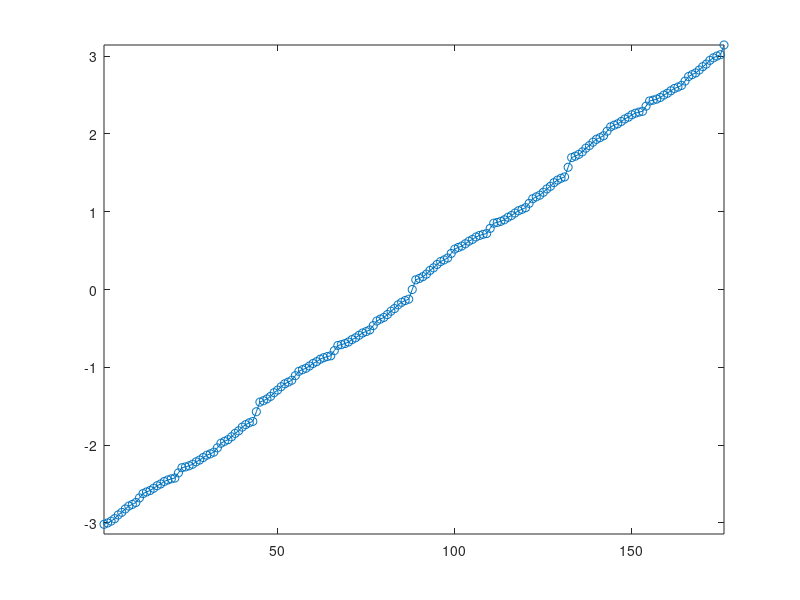
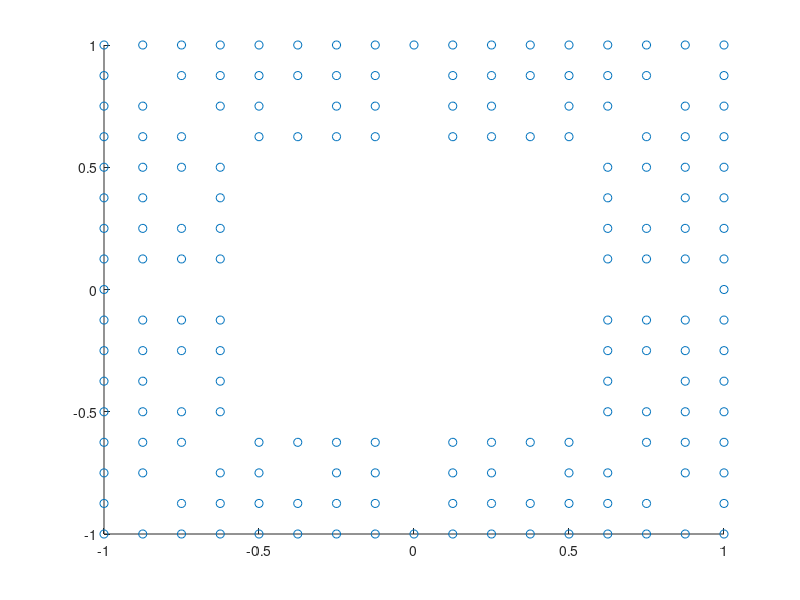
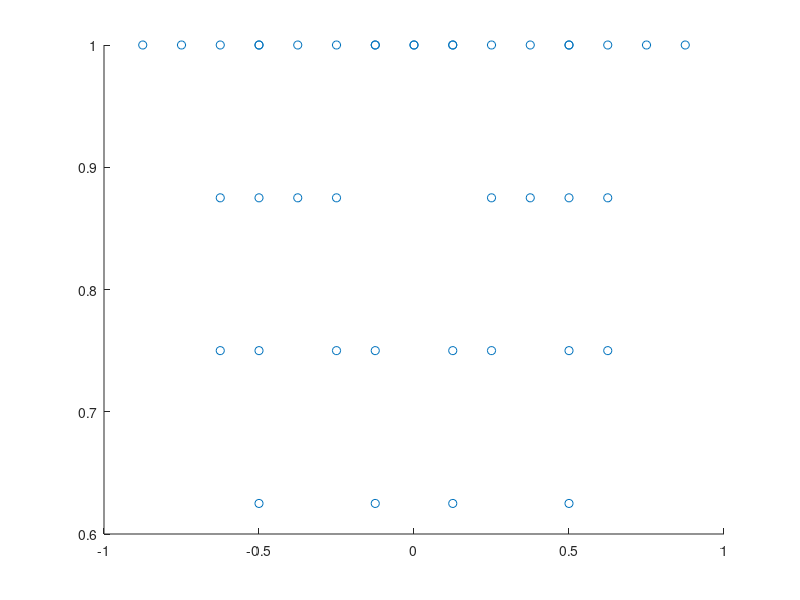
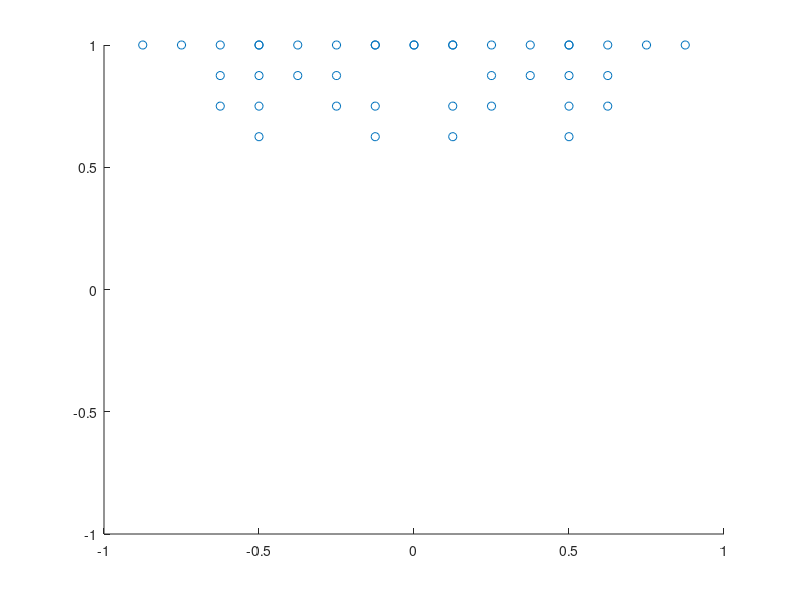

MATLAB code for these plots, in order:
close all; clear; output_precision(16);

function vecdir = vectordirection(x)
  vecdir = acos(dot([0 1]'*ones(1,size(x,2)),x./vecnorm(x)));
  vecdir(sign(x(1,:))<0) *= -1;
endfunction

a = [
  [0 1 2 3 4 5 6 7 8] [1 2 3 4 5 6 8] [1 2 4 5 7 8] [1 2 3 4 6 7 8] [5 6 7 8] [5 7 8] [5 6 7 8] [5 6 7 8] 8;
  [8 8 8 8 8 8 8 8 8] [7 7 7 7 7 7 7] [6 6 6 6 6 6] [5 5 5 5 5 5 5] [4 4 4 4] [3 3 3] [2 2 2 2] [1 1 1 1] 0
]/8;
a = [flip([-a(1,:);a(2,:)],2) a];
a = [a flip([a(1,:);-a(2,:)],2)];
a = unique(a',"rows")';
b = vectordirection(a);
c = sort(b);
d = round(a*2^3);
figure(1); plot(c,'o-'); xlim([1 176]); ylim([-pi pi]);
figure(2); scatter(a(1,:),a(2,:));

fn = "tiledata.prg";
fopen(fn,'w');
fwrite(fn,cast(0x6000,'uint16'),'uint16',0,'l');
fwrite(fn,cast(d','int8'),'int8',0,'l');
fclose(fn);

fov = 70 * pi/180;
len = atan(fov);
drs = 32;
stp = 40;
a2 = len*(-1:2/(stp-1):1);
b2 = [a2;ones(size(a2))];
b3 = vectordirection(b2);
[b3a,b3i] = min(abs(b3 - b'));
b4a = a(:,b3i);
figure(3); scatter(b4a(1,:),b4a(2,:));
b2a = [];
for n = 1:drs
  rz = rotz((n-1)/drs*360);
  rz = rz(1:2,1:2);
  rd = rz*b2;
  rd2 = vectordirection(rd);
  [rd3,rd3i] = min(abs(rd2 - b'));
  rd3 = a(:,rd3i);
  figure(n+3); scatter(rd3(1,:),rd3(2,:)); xlim([-1 1]); ylim([-1 1]);
  rda = [];
  rda(1:2:size(rd3,2)*2) = rd3(1,:);
  rda(2:2:size(rd3,2)*2) = rd3(2,:);
  b2a = [b2a; rda];
endfor
c2 = round(b2a*2^3);

fn = "tiledata2.prg";
fopen(fn,'w');
fwrite(fn,cast(0x6000,'uint16'),'uint16',0,'l');
fwrite(fn,cast(c2','int8'),'int8',0,'l');
fclose(fn);

tileddim = 16;
tiledsize = 256;
tiledroom = [
	1, 1, 1, 1, 1, 1, 1, 1, 0, 0, 0, 0, 0, 0, 0, 0,
	1, 0, 0, 0, 0, 0, 0, 1, 0, 0, 0, 0, 0, 0, 0, 0,
	1, 0, 0, 0, 0, 0, 0, 1, 0, 0, 0, 0, 0, 0, 0, 0,
	1, 0, 0, 1, 1, 1, 0, 1, 0, 0, 0, 0, 0, 0, 0, 0,
	1, 0, 0, 1, 0, 0, 0, 1, 0, 0, 0, 0, 0, 0, 0, 0,
	1, 0, 0, 0, 0, 0, 0, 1, 0, 0, 0, 0, 0, 0, 0, 0,
	1, 0, 0, 0, 0, 0, 0, 1, 0, 0, 0, 0, 0, 0, 0, 0,
	1, 0, 0, 1, 1, 1, 1, 1, 0, 0, 0, 0, 0, 0, 0, 0,
	0, 0, 0, 0, 0, 0, 0, 0, 0, 0, 0, 0, 0, 0, 0, 0,
	0, 0, 0, 0, 0, 0, 0, 0, 0, 0, 0, 0, 0, 0, 0, 0,
	0, 0, 0, 0, 0, 0, 0, 0, 0, 0, 0, 0, 0, 0, 0, 0,
	0, 0, 0, 0, 0, 0, 0, 0, 0, 0, 0, 0, 0, 0, 0, 0,
	0, 0, 0, 0, 0, 0, 0, 0, 0, 0, 0, 0, 0, 0, 0, 0,
	0, 0, 0, 0, 0, 0, 0, 0, 0, 0, 0, 0, 0, 0, 0, 0,
	0, 0, 0, 0, 0, 0, 0, 0, 0, 0, 0, 0, 0, 0, 0, 0,
	0, 0, 0, 0, 0, 0, 0, 0, 0, 0, 0, 0, 0, 0, 0, 0,
];
tiledroom = randi(4,tileddim,tileddim)-3;
tiledroom(tiledroom<0) = 0;

fn = "tiledroom.prg";
fopen(fn,'w');
fwrite(fn,cast(0x4000,'uint16'),'uint16',0,'l');
fwrite(fn,cast(tiledroom','uint8'),'uint8',0,'l');
fclose(fn);

tiledsdf = inf(tileddim,tileddim);
for j = 1:tileddim
  for i = 1:tileddim
    for l = 1:tileddim
      for k = 1:tileddim
        if (tiledroom(l,k)>0)
          md = sqrt((j-l)^2+(i-k)^2);
          if (md < tiledsdf(j,i))
            tiledsdf(j,i) = md;
          endif
        endif
      endfor
    endfor
  endfor
endfor
tiledsdf = floor(log2(tiledsdf));
tiledsdf(tiledsdf<0) = 0;
tiledsdf(tiledsdf>4) = 4;

fn = "tiledsdf.prg";
fopen(fn,'w');
fwrite(fn,cast(0x5000,'uint16'),'uint16',0,'l');
fwrite(fn,cast(tiledsdf','uint8'),'uint8',0,'l');
fclose(fn);
